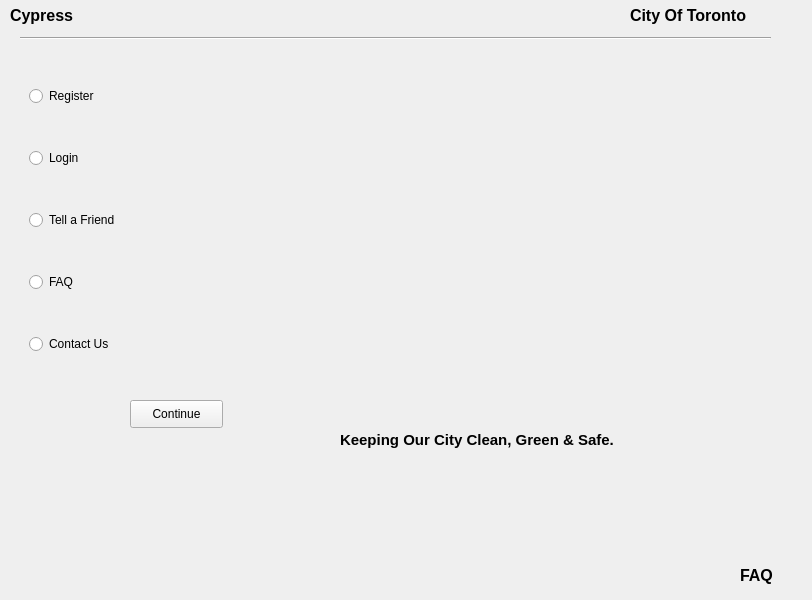
<?xml version="1.0" encoding="UTF-8"?>
<ui version="4.0">
 <class>MainWindow</class>
 <widget class="QMainWindow" name="MainWindow">
  <property name="geometry">
   <rect>
    <x>0</x>
    <y>0</y>
    <width>812</width>
    <height>600</height>
   </rect>
  </property>
  <property name="windowTitle">
   <string>MainWindow</string>
  </property>
  <widget class="QWidget" name="centralwidget">
   <widget class="QLabel" name="label">
    <property name="geometry">
     <rect>
      <x>10</x>
      <y>0</y>
      <width>81</width>
      <height>31</height>
     </rect>
    </property>
    <property name="text">
     <string>&lt;html&gt;&lt;head/&gt;&lt;body&gt;&lt;p&gt;&lt;span style=&quot; font-size:12pt; font-weight:600;&quot;&gt;Cypress&lt;/span&gt;&lt;/p&gt;&lt;/body&gt;&lt;/html&gt;</string>
    </property>
    <property name="scaledContents">
     <bool>true</bool>
    </property>
   </widget>
   <widget class="QLabel" name="label_2">
    <property name="geometry">
     <rect>
      <x>630</x>
      <y>0</y>
      <width>161</width>
      <height>31</height>
     </rect>
    </property>
    <property name="text">
     <string>&lt;html&gt;&lt;head/&gt;&lt;body&gt;&lt;p&gt;&lt;span style=&quot; font-size:12pt; font-weight:600;&quot;&gt;City Of Toronto&lt;/span&gt;&lt;/p&gt;&lt;/body&gt;&lt;/html&gt;</string>
    </property>
    <property name="scaledContents">
     <bool>true</bool>
    </property>
   </widget>
   <widget class="QLabel" name="label_3">
    <property name="geometry">
     <rect>
      <x>340</x>
      <y>420</y>
      <width>361</width>
      <height>41</height>
     </rect>
    </property>
    <property name="text">
     <string>&lt;html&gt;&lt;head/&gt;&lt;body&gt;&lt;p&gt;&lt;span style=&quot; font-size:11pt; font-weight:600;&quot;&gt;Keeping Our City Clean, Green &amp;amp; Safe.&lt;/span&gt;&lt;/p&gt;&lt;/body&gt;&lt;/html&gt;</string>
    </property>
    <property name="scaledContents">
     <bool>true</bool>
    </property>
    <property name="wordWrap">
     <bool>true</bool>
    </property>
   </widget>
   <widget class="QPushButton" name="pushButton">
    <property name="geometry">
     <rect>
      <x>130</x>
      <y>400</y>
      <width>93</width>
      <height>28</height>
     </rect>
    </property>
    <property name="autoFillBackground">
     <bool>false</bool>
    </property>
    <property name="text">
     <string>Continue</string>
    </property>
   </widget>
   <widget class="Line" name="line">
    <property name="geometry">
     <rect>
      <x>20</x>
      <y>30</y>
      <width>751</width>
      <height>16</height>
     </rect>
    </property>
    <property name="orientation">
     <enum>Qt::Horizontal</enum>
    </property>
   </widget>
   <widget class="QLabel" name="label_7">
    <property name="geometry">
     <rect>
      <x>740</x>
      <y>560</y>
      <width>41</width>
      <height>31</height>
     </rect>
    </property>
    <property name="text">
     <string>&lt;html&gt;&lt;head/&gt;&lt;body&gt;&lt;p&gt;&lt;span style=&quot; font-size:12pt; font-weight:600;&quot;&gt;FAQ&lt;/span&gt;&lt;/p&gt;&lt;/body&gt;&lt;/html&gt;</string>
    </property>
    <property name="scaledContents">
     <bool>true</bool>
    </property>
   </widget>
   <widget class="QLabel" name="label_4">
    <property name="geometry">
     <rect>
      <x>230</x>
      <y>50</y>
      <width>281</width>
      <height>341</height>
     </rect>
    </property>
    <property name="text">
     <string/>
    </property>
    <property name="pixmap">
     <pixmap>clean2.jpg</pixmap>
    </property>
    <property name="scaledContents">
     <bool>true</bool>
    </property>
   </widget>
   <widget class="QLabel" name="label_5">
    <property name="geometry">
     <rect>
      <x>510</x>
      <y>50</y>
      <width>281</width>
      <height>341</height>
     </rect>
    </property>
    <property name="text">
     <string/>
    </property>
    <property name="pixmap">
     <pixmap>clean1.jpg</pixmap>
    </property>
    <property name="scaledContents">
     <bool>true</bool>
    </property>
   </widget>
   <widget class="QWidget" name="verticalLayoutWidget">
    <property name="geometry">
     <rect>
      <x>29</x>
      <y>50</y>
      <width>171</width>
      <height>341</height>
     </rect>
    </property>
    <layout class="QVBoxLayout" name="verticalLayout">
     <item>
      <widget class="QRadioButton" name="radioButton">
       <property name="text">
        <string>Register</string>
       </property>
      </widget>
     </item>
     <item>
      <widget class="QRadioButton" name="radioButton_2">
       <property name="text">
        <string>Login</string>
       </property>
      </widget>
     </item>
     <item>
      <widget class="QRadioButton" name="radioButton_9">
       <property name="text">
        <string>Tell a Friend</string>
       </property>
      </widget>
     </item>
     <item>
      <widget class="QRadioButton" name="radioButton_6">
       <property name="text">
        <string>FAQ</string>
       </property>
      </widget>
     </item>
     <item>
      <widget class="QRadioButton" name="radioButton_7">
       <property name="text">
        <string>Contact Us</string>
       </property>
      </widget>
     </item>
    </layout>
   </widget>
  </widget>
 </widget>
 <resources/>
 <connections/>
</ui>
